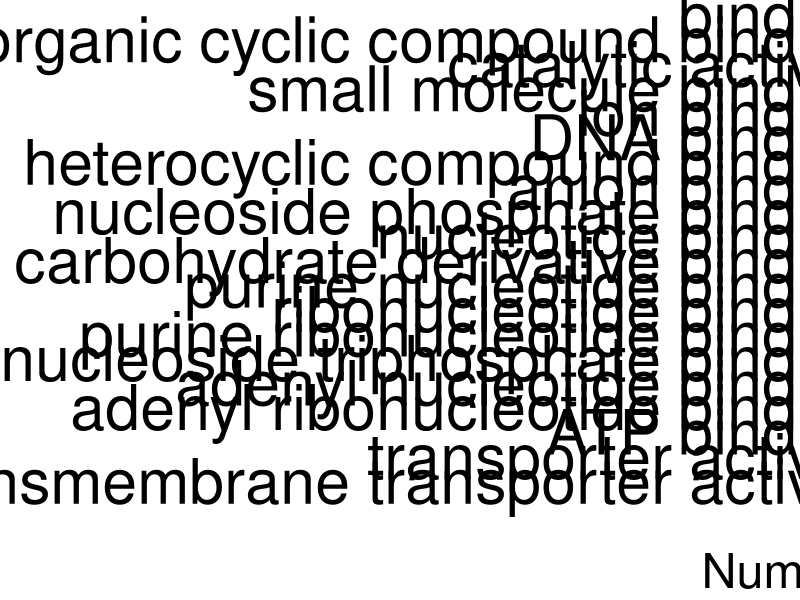

R code for this plot:
# molecular function enrichment analysis using g:Profiler
# Author: Muntasim Fuad

# Load required packages
library(tidyverse)
library(openxlsx)

# Load Gene Ontology data
mf <- read.xlsx("outputs/Enrichment Analysis/GO/MF_counts.xlsx")

# Add category
mf$Category <- "Molecular Function"

# Filter out top results
# Number of pathways to show 
n <- 20
# - Biological Process
mf <- mf |> 
  group_by(GO_Term) |> 
  mutate(Total = sum(Count)) |> 
  ungroup()

top_terms_mf <- mf |> 
  distinct(GO_Term, Total) |> 
  arrange(desc(Total)) |> 
  slice_head(n = n) |> 
  pull(GO_Term)

mf <- mf |> 
  filter(GO_Term %in% top_terms_mf)

# Reorder GO_Term based on the sum of Count for each level
mf <- mf |> 
  group_by(GO_Term) |> 
  ungroup() |> 
  mutate(GO_Term = reorder(GO_Term, Total))

# Create the plot
go_mf <- ggplot(mf, aes(x = Count, y = GO_Term, fill = Regulation)) +
  geom_bar(stat = "identity", position = "dodge", width = 0.8) +
  facet_wrap(~Category, strip.position = "right") +
  theme(
    axis.text.x = element_text(colour = "black",
                               hjust = 1, vjust = 1,
                               size = 35),
    axis.title.x = element_text(size = 35),
    axis.text.y = element_text(colour = "black", 
                               hjust = 1, 
                               size = 45),
    strip.background.y = element_rect(fill = "#ffeda0",colour = "black",
                                      linewidth = 2.5), 
    strip.text = element_text(size = 45, color = "black"),
    plot.margin = margin(t = 0, r = 0, b = 0, l = 125),
    panel.border = element_rect(color = "black", fill = NA, linewidth = 2.5),
    panel.background = element_blank(),
    panel.grid.major = element_blank(),
    panel.grid.minor = element_blank(),
    legend.key.height = unit(2, "cm"),
    legend.key.width = unit(2, "cm"),
    legend.text = element_text(size = 45),
    legend.title = element_text(size = 45)
  ) +
  labs(x = "Number of genes", y = "") +
  scale_fill_manual(values = c("UP" = "#fe9929", "DOWN" = "#6a51a3"))


# Export the plot
ggsave(filename = "figures/Enrichment Analysis/GO/Molecular Function.png",
       plot = go_mf,
       width = 40,
       height = 25,
       units = "in",
       dpi = 600,
       bg = "white")
